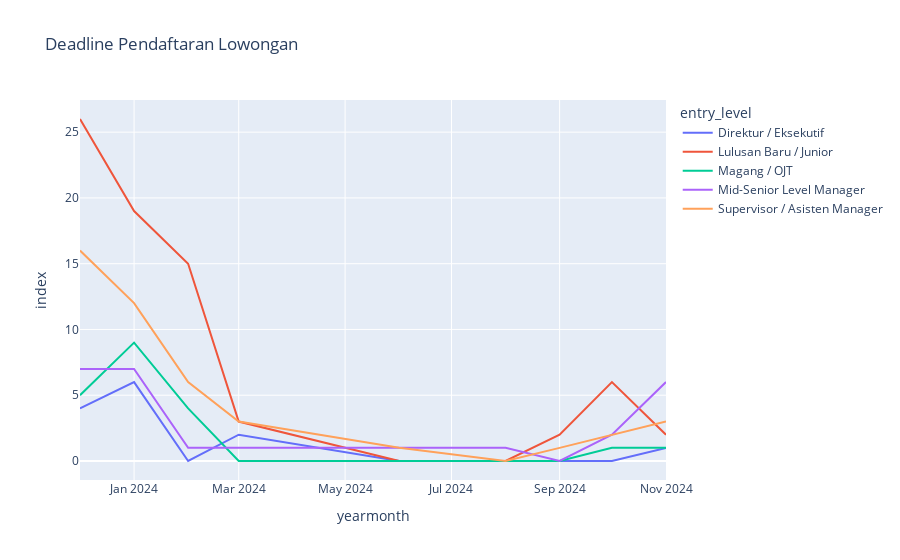

Here is the notebook cell this chart was saved with:
### Code cell
import warnings

# Suppress FutureWarnings
warnings.simplefilter(action='ignore', category=FutureWarning)

deadline_table2 = df_clean\
    .pivot_table(index=['yearmonth','entry_level'],values='index',aggfunc='count').reset_index()
deadline_table2['yearmonth'] = deadline_table2['yearmonth'].astype(str)

px.line(deadline_table2, 
        x='yearmonth', y='index',color='entry_level',
        title='Deadline Pendaftaran Lowongan',
        )

### Figure 1 — Plotly figure (JSON) as saved in the notebook; plotly's stock layout.template omitted (floating-point values rounded to 4 significant figures)
{"data": [{"hovertemplate": "entry_level=Direktur / Eksekutif<br>yearmonth=%{x}<br>index=%{y}<extra></extra>", "legendgroup": "Direktur / Eksekutif", "line": {"color": "#636efa", "dash": "solid"}, "marker": {"symbol": "circle"}, "mode": "lines", "name": "Direktur / Eksekutif", "orientation": "v", "showlegend": true, "type": "scatter", "x": ["2023-12", "2024-01", "2024-02", "2024-03", "2024-06", "2024-08", "2024-09", "2024-10", "2024-11"], "xaxis": "x", "y": [4, 6, 0, 2, 0, 0, 0, 0, 1], "yaxis": "y"}, {"hovertemplate": "entry_level=Lulusan Baru / Junior<br>yearmonth=%{x}<br>index=%{y}<extra></extra>", "legendgroup": "Lulusan Baru / Junior", "line": {"color": "#EF553B", "dash": "solid"}, "marker": {"symbol": "circle"}, "mode": "lines", "name": "Lulusan Baru / Junior", "orientation": "v", "showlegend": true, "type": "scatter", "x": ["2023-12", "2024-01", "2024-02", "2024-03", "2024-06", "2024-08", "2024-09", "2024-10", "2024-11"], "xaxis": "x", "y": [26, 19, 15, 3, 0, 0, 2, 6, 2], "yaxis": "y"}, {"hovertemplate": "entry_level=Magang / OJT<br>yearmonth=%{x}<br>index=%{y}<extra></extra>", "legendgroup": "Magang / OJT", "line": {"color": "#00cc96", "dash": "solid"}, "marker": {"symbol": "circle"}, "mode": "lines", "name": "Magang / OJT", "orientation": "v", "showlegend": true, "type": "scatter", "x": ["2023-12", "2024-01", "2024-02", "2024-03", "2024-06", "2024-08", "2024-09", "2024-10", "2024-11"], "xaxis": "x", "y": [5, 9, 4, 0, 0, 0, 0, 1, 1], "yaxis": "y"}, {"hovertemplate": "entry_level=Mid-Senior Level Manager<br>yearmonth=%{x}<br>index=%{y}<extra></extra>", "legendgroup": "Mid-Senior Level Manager", "line": {"color": "#ab63fa", "dash": "solid"}, "marker": {"symbol": "circle"}, "mode": "lines", "name": "Mid-Senior Level Manager", "orientation": "v", "showlegend": true, "type": "scatter", "x": ["2023-12", "2024-01", "2024-02", "2024-03", "2024-06", "2024-08", "2024-09", "2024-10", "2024-11"], "xaxis": "x", "y": [7, 7, 1, 1, 1, 1, 0, 2, 6], "yaxis": "y"}, {"hovertemplate": "entry_level=Supervisor / Asisten Manager<br>yearmonth=%{x}<br>index=%{y}<extra></extra>", "legendgroup": "Supervisor / Asisten Manager", "line": {"color": "#FFA15A", "dash": "solid"}, "marker": {"symbol": "circle"}, "mode": "lines", "name": "Supervisor / Asisten Manager", "orientation": "v", "showlegend": true, "type": "scatter", "x": ["2023-12", "2024-01", "2024-02", "2024-03", "2024-06", "2024-08", "2024-09", "2024-10", "2024-11"], "xaxis": "x", "y": [16, 12, 6, 3, 1, 0, 1, 2, 3], "yaxis": "y"}], "layout": {"legend": {"title": {"text": "entry_level"}, "tracegroupgap": 0}, "title": {"text": "Deadline Pendaftaran Lowongan"}, "xaxis": {"anchor": "y", "domain": [0, 1], "title": {"text": "yearmonth"}}, "yaxis": {"anchor": "x", "domain": [0, 1], "title": {"text": "index"}}}}
